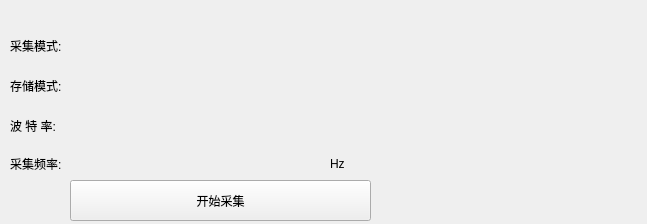
<?xml version="1.0" encoding="UTF-8"?>
<ui version="4.0">
 <class>BaseDownMenuWidget</class>
 <widget class="QWidget" name="BaseDownMenuWidget">
  <property name="geometry">
   <rect>
    <x>0</x>
    <y>0</y>
    <width>647</width>
    <height>224</height>
   </rect>
  </property>
  <property name="windowTitle">
   <string>Form</string>
  </property>
  <widget class="QLabel" name="BaudLabel">
   <property name="geometry">
    <rect>
     <x>10</x>
     <y>110</y>
     <width>141</width>
     <height>31</height>
    </rect>
   </property>
   <property name="text">
    <string>波 特 率:</string>
   </property>
  </widget>
  <widget class="QLabel" name="surveyModeLabel">
   <property name="geometry">
    <rect>
     <x>10</x>
     <y>30</y>
     <width>171</width>
     <height>31</height>
    </rect>
   </property>
   <property name="text">
    <string>采集模式:</string>
   </property>
  </widget>
  <widget class="QLabel" name="cycleTimeLabel">
   <property name="geometry">
    <rect>
     <x>10</x>
     <y>148</y>
     <width>151</width>
     <height>31</height>
    </rect>
   </property>
   <property name="text">
    <string>采集频率:</string>
   </property>
  </widget>
  <widget class="QPushButton" name="startButton">
   <property name="geometry">
    <rect>
     <x>70</x>
     <y>180</y>
     <width>301</width>
     <height>41</height>
    </rect>
   </property>
   <property name="focusPolicy">
    <enum>Qt::NoFocus</enum>
   </property>
   <property name="text">
    <string>开始采集</string>
   </property>
  </widget>
  <widget class="QLabel" name="cycleTimeUnitLabel">
   <property name="geometry">
    <rect>
     <x>330</x>
     <y>148</y>
     <width>41</width>
     <height>31</height>
    </rect>
   </property>
   <property name="text">
    <string>Hz</string>
   </property>
  </widget>
  <widget class="QLabel" name="saveModeLabel">
   <property name="geometry">
    <rect>
     <x>10</x>
     <y>70</y>
     <width>141</width>
     <height>31</height>
    </rect>
   </property>
   <property name="text">
    <string>存储模式:</string>
   </property>
  </widget>
 </widget>
 <resources/>
 <connections/>
</ui>
